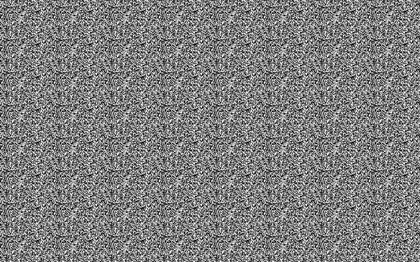
%> input picture 4RandDot0_old.png, 420 x 262 px, shrunk from 1280 x 800 before the run
$ octave ColorRegeneration.m   (GNU Octave 9; MATLAB toolbox functions it lacks are replaced by stand-ins)
%> lines starting %> are read from the running program, lines starting %| are printed output that depends on the picture
rand_dot_old = imread('4RandDot0_old.png');
%> rand_dot_old is the input picture: size 262x420 uint8; min 0, max 255, mean 126.9
[PROJECTOR_HEIGHT, PROJECTOR_WIDTH] = size(rand_dot_old);
%> PROJECTOR_HEIGHT = 262; PROJECTOR_WIDTH = 420
rand_dot_old = double(rand_dot_old) / 255.0;
%> rand_dot_old: size 262x420 double
rand_dot = zeros(PROJECTOR_HEIGHT, PROJECTOR_WIDTH);
rand_dot_2 = zeros(PROJECTOR_HEIGHT, PROJECTOR_WIDTH);

for h = 1:2:PROJECTOR_HEIGHT
    for w = 1:2:PROJECTOR_WIDTH
        rand_dot(h:h+1, w:w+1) = rand_dot_old((h+1)/2, (w+1)/2);
    end
end
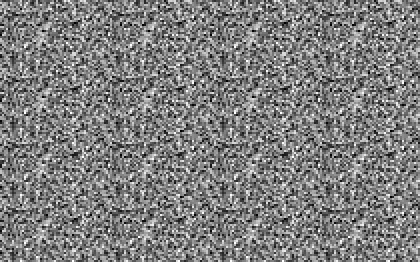
%> rand_dot: size 262x420 double; min 0, max 1, mean 0.497; mean of the top-left, top-right, bottom-left and bottom-right quarters 0.497, 0.497, 0.498, 0.498

rand_dot_2(rand_dot_old > 0.5) = 1;
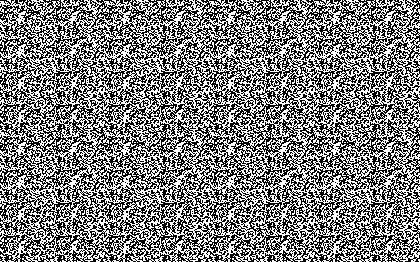
%> rand_dot_2: size 262x420 double; values 0 (black) and 1 (white), 49.9% white in thin lines or dots

imwrite(rand_dot_2, '2RandDot0.png');
imwrite(rand_dot, '4RandDot0.png');

$ run again, with 6RandDot0.png copied over 4RandDot0_old.png
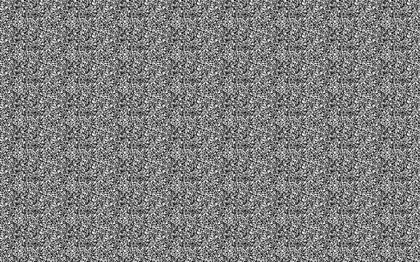
%> input picture 6RandDot0.png, 420 x 262 px, shrunk from 1280 x 800 before the run
%> rand_dot_old is the input picture: size 262x420 uint8; min 0, max 255, mean 126.1
%> rand_dot_old: size 262x420 double
%> after the loop `for h = 1:2:PROJECTOR_HEIGHT`:
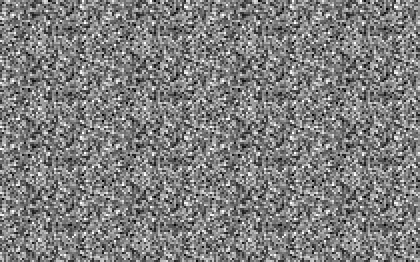
%> rand_dot: size 262x420 double; min 0, max 1, mean 0.494; mean of the top-left, top-right, bottom-left and bottom-right quarters 0.495, 0.495, 0.494, 0.494
%> `rand_dot_2(rand_dot_old > 0.5) = 1;`:
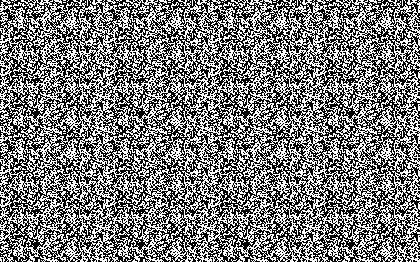
%> rand_dot_2: size 262x420 double; values 0 (black) and 1 (white), 48.3% white in thin lines or dots
